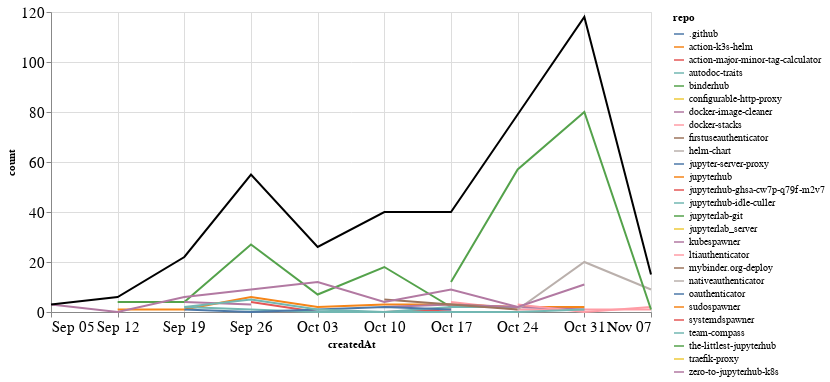

Notebook code for this chart:
### Markdown cell above
### Comments

### Code cell
comments_time = comments.groupby('repo').resample('W', on='createdAt').count()['author'].reset_index()
comments_time = comments_time.rename(columns={'author': 'count'})
comments_time_total = comments_time.groupby('createdAt').agg({"count": "sum"}).reset_index()
ch1 = alt.Chart(comments_time, width=600).mark_line().encode(
    x='createdAt',
    y='count',
    color='repo',
    tooltip="repo"
)

ch2 = alt.Chart(comments_time_total, width=600).mark_line(color="black").encode(
    x='createdAt',
    y='count',
)

ch1 + ch2

### Figure 1 — Vega-Lite specification as saved in the notebook (floating-point values rounded to 4 significant figures)
{"config": {"axisLeft": {"labelFontSize": 15}, "axisBottom": {"labelFontSize": 15}}, "layer": [{"data": {"name": "data-4d3e7408b46b5d89beff7f4d08806b3c"}, "mark": "line", "encoding": {"color": {"type": "nominal", "field": "repo"}, "tooltip": {"type": "nominal", "field": "repo"}, "x": {"type": "temporal", "field": "createdAt"}, "y": {"type": "quantitative", "field": "count"}}, "width": 600}, {"data": {"name": "data-d912fc0bbe71e01b2016bfa867610e65"}, "mark": {"type": "line", "color": "black"}, "encoding": {"x": {"type": "temporal", "field": "createdAt"}, "y": {"type": "quantitative", "field": "count"}}, "width": 600}], "$schema": "https://vega.github.io/schema/vega-lite/v4.8.1.json", "datasets": {"data-4d3e7408b46b5d89beff7f4d08806b3c": [{"repo": ".github", "createdAt": "2021-10-24T00:00:00", "count": 1}, {"repo": "action-k3s-helm", "createdAt": "2021-10-10T00:00:00", "count": 5}, {"repo": "action-major-minor-tag-calculator", "createdAt": "2021-09-26T00:00:00", "count": 4}, {"repo": "action-major-minor-tag-calculator", "createdAt": "2021-10-03T00:00:00", "count": 0}, {"repo": "action-major-minor-tag-calculator", "createdAt": "2021-10-10T00:00:00", "count": 0}, {"repo": "action-major-minor-tag-calculator", "createdAt": "2021-10-17T00:00:00", "count": 1}, {"repo": "autodoc-traits", "createdAt": "2021-10-24T00:00:00", "count": 1}, {"repo": "binderhub", "createdAt": "2021-09-12T00:00:00", "count": 4}, {"repo": "binderhub", "createdAt": "2021-09-19T00:00:00", "count": 4}, {"repo": "binderhub", "createdAt": "2021-09-26T00:00:00", "count": 27}, {"repo": "binderhub", "createdAt": "2021-10-03T00:00:00", "count": 7}, {"repo": "binderhub", "createdAt": "2021-10-10T00:00:00", "count": 18}, {"repo": "binderhub", "createdAt": "2021-10-17T00:00:00", "count": 2}, {"repo": "configurable-http-proxy", "createdAt": "2021-09-19T00:00:00", "count": 2}, {"repo": "docker-image-cleaner", "createdAt": "2021-09-19T00:00:00", "count": 4}, {"repo": "docker-image-cleaner", "createdAt": "2021-09-26T00:00:00", "count": 3}, {"repo": "docker-stacks", "createdAt": "2021-10-17T00:00:00", "count": 4}, {"repo": "docker-stacks", "createdAt": "2021-10-24T00:00:00", "count": 1}, {"repo": "docker-stacks", "createdAt": "2021-10-31T00:00:00", "count": 1}, {"repo": "docker-stacks", "createdAt": "2021-11-07T00:00:00", "count": 1}, {"repo": "firstuseauthenticator", "createdAt": "2021-10-31T00:00:00", "count": 2}, {"repo": "helm-chart", "createdAt": "2021-10-10T00:00:00", "count": 1}, {"repo": "jupyter-server-proxy", "createdAt": "2021-11-07T00:00:00", "count": 1}, {"repo": "jupyterhub", "createdAt": "2021-09-12T00:00:00", "count": 1}, {"repo": "jupyterhub", "createdAt": "2021-09-19T00:00:00", "count": 1}, {"repo": "jupyterhub", "createdAt": "2021-09-26T00:00:00", "count": 6}, {"repo": "jupyterhub", "createdAt": "2021-10-03T00:00:00", "count": 2}, {"repo": "jupyterhub", "createdAt": "2021-10-10T00:00:00", "count": 3}, {"repo": "jupyterhub", "createdAt": "2021-10-17T00:00:00", "count": 3}, {"repo": "jupyterhub", "createdAt": "2021-10-24T00:00:00", "count": 2}, {"repo": "jupyterhub", "createdAt": "2021-10-31T00:00:00", "count": 2}, {"repo": "jupyterhub-ghsa-cw7p-q79f-m2v7", "createdAt": "2021-11-07T00:00:00", "count": 1}, {"repo": "jupyterhub-idle-culler", "createdAt": "2021-09-19T00:00:00", "count": 2}, {"repo": "jupyterhub-idle-culler", "createdAt": "2021-09-26T00:00:00", "count": 1}, {"repo": "jupyterhub-idle-culler", "createdAt": "2021-10-03T00:00:00", "count": 0}, {"repo": "jupyterhub-idle-culler", "createdAt": "2021-10-10T00:00:00", "count": 0}, {"repo": "jupyterhub-idle-culler", "createdAt": "2021-10-17T00:00:00", "count": 2}, {"repo": "jupyterhub-idle-culler", "createdAt": "2021-10-24T00:00:00", "count": 2}, {"repo": "jupyterlab-git", "createdAt": "2021-10-03T00:00:00", "count": 2}, {"repo": "jupyterlab_server", "createdAt": "2021-10-03T00:00:00", "count": 1}, {"repo": "kubespawner", "createdAt": "2021-10-10T00:00:00", "count": 2}, {"repo": "kubespawner", "createdAt": "2021-10-17T00:00:00", "count": 3}, {"repo": "kubespawner", "createdAt": "2021-10-24T00:00:00", "count": 2}, {"repo": "kubespawner", "createdAt": "2021-10-31T00:00:00", "count": 1}, {"repo": "ltiauthenticator", "createdAt": "2021-10-24T00:00:00", "count": 3}, {"repo": "ltiauthenticator", "createdAt": "2021-10-31T00:00:00", "count": 0}, {"repo": "ltiauthenticator", "createdAt": "2021-11-07T00:00:00", "count": 2}, {"repo": "mybinder.org-deploy", "createdAt": "2021-10-10T00:00:00", "count": 5}, {"repo": "mybinder.org-deploy", "createdAt": "2021-10-17T00:00:00", "count": 3}, {"repo": "mybinder.org-deploy", "createdAt": "2021-10-24T00:00:00", "count": 1}, {"repo": "nativeauthenticator", "createdAt": "2021-10-24T00:00:00", "count": 1}, {"repo": "nativeauthenticator", "createdAt": "2021-10-31T00:00:00", "count": 20}, {"repo": "nativeauthenticator", "createdAt": "2021-11-07T00:00:00", "count": 9}, {"repo": "oauthenticator", "createdAt": "2021-09-19T00:00:00", "count": 1}, {"repo": "oauthenticator", "createdAt": "2021-09-26T00:00:00", "count": 0}, {"repo": "oauthenticator", "createdAt": "2021-10-03T00:00:00", "count": 1}, {"repo": "oauthenticator", "createdAt": "2021-10-10T00:00:00", "count": 2}, {"repo": "oauthenticator", "createdAt": "2021-10-17T00:00:00", "count": 1}, {"repo": "sudospawner", "createdAt": "2021-09-12T00:00:00", "count": 1}, {"repo": "systemdspawner", "createdAt": "2021-10-24T00:00:00", "count": 3}, {"repo": "team-compass", "createdAt": "2021-09-19T00:00:00", "count": 2}, {"repo": "team-compass", "createdAt": "2021-09-26T00:00:00", "count": 5}, {"repo": "team-compass", "createdAt": "2021-10-03T00:00:00", "count": 1}, {"repo": "team-compass", "createdAt": "2021-10-10T00:00:00", "count": 0}, {"repo": "team-compass", "createdAt": "2021-10-17T00:00:00", "count": 0}, {"repo": "team-compass", "createdAt": "2021-10-24T00:00:00", "count": 0}, {"repo": "team-compass", "createdAt": "2021-10-31T00:00:00", "count": 1}, {"repo": "the-littlest-jupyterhub", "createdAt": "2021-10-17T00:00:00", "count": 12}, {"repo": "the-littlest-jupyterhub", "createdAt": "2021-10-24T00:00:00", "count": 57}, {"repo": "the-littlest-jupyterhub", "createdAt": "2021-10-31T00:00:00", "count": 80}, {"repo": "the-littlest-jupyterhub", "createdAt": "2021-11-07T00:00:00", "count": 1}, {"repo": "traefik-proxy", "createdAt": "2021-10-24T00:00:00", "count": 3}, {"repo": "zero-to-jupyterhub-k8s", "createdAt": "2021-09-05T00:00:00", "count": 3}, {"repo": "zero-to-jupyterhub-k8s", "createdAt": "2021-09-12T00:00:00", "count": 0}, {"repo": "zero-to-jupyterhub-k8s", "createdAt": "2021-09-19T00:00:00", "count": 6}, {"repo": "zero-to-jupyterhub-k8s", "createdAt": "2021-09-26T00:00:00", "count": 9}, {"repo": "zero-to-jupyterhub-k8s", "createdAt": "2021-10-03T00:00:00", "count": 12}, {"repo": "zero-to-jupyterhub-k8s", "createdAt": "2021-10-10T00:00:00", "count": 4}, {"repo": "zero-to-jupyterhub-k8s", "createdAt": "2021-10-17T00:00:00", "count": 9}, {"repo": "zero-to-jupyterhub-k8s", "createdAt": "2021-10-24T00:00:00", "count": 2}, {"repo": "zero-to-jupyterhub-k8s", "createdAt": "2021-10-31T00:00:00", "count": 11}], "data-d912fc0bbe71e01b2016bfa867610e65": [{"createdAt": "2021-09-05T00:00:00", "count": 3}, {"createdAt": "2021-09-12T00:00:00", "count": 6}, {"createdAt": "2021-09-19T00:00:00", "count": 22}, {"createdAt": "2021-09-26T00:00:00", "count": 55}, {"createdAt": "2021-10-03T00:00:00", "count": 26}, {"createdAt": "2021-10-10T00:00:00", "count": 40}, {"createdAt": "2021-10-17T00:00:00", "count": 40}, {"createdAt": "2021-10-24T00:00:00", "count": 79}, {"createdAt": "2021-10-31T00:00:00", "count": 118}, {"createdAt": "2021-11-07T00:00:00", "count": 15}]}}
